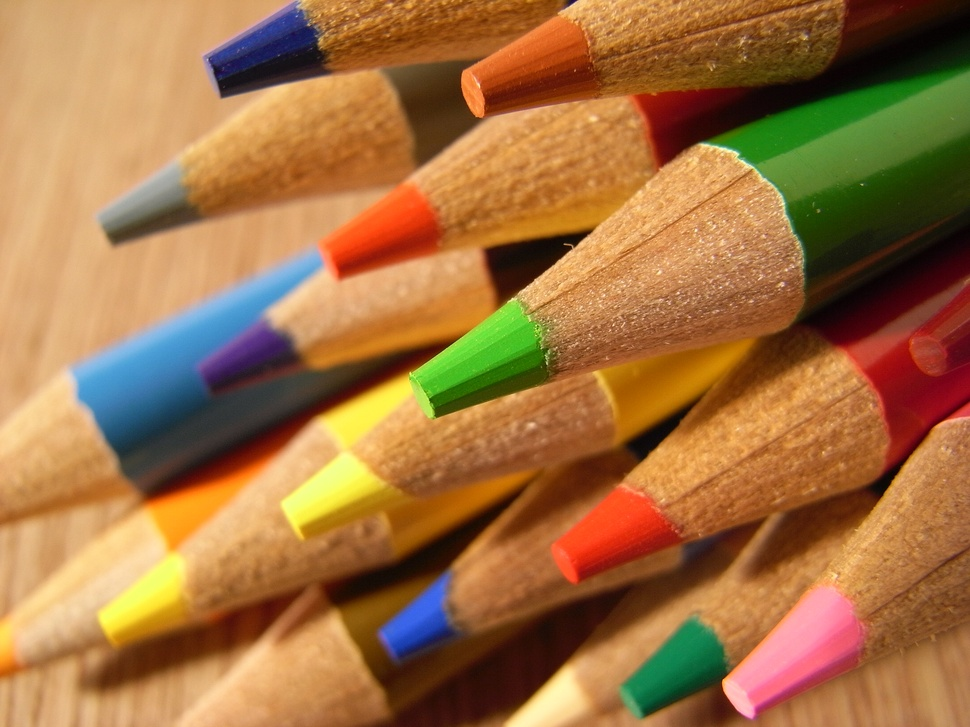
#> input picture lesson1/pencils.jpg, 970 x 727 px, shrunk from 3264 x 2448 before the run
$ python processing.py   (Python 2 division)
#> lines starting #> are read from the running program, lines starting #| are printed output that depends on the picture
# PIL is the Python library for image processing
# The Image module helps process images
from PIL import Image
# os is the Python library that interacts with the
# operating system
import os
# High level file operations in Python
import shutil

# Open an image and save it in a variable
p = Image.open('pencils.jpg')
#> p is the input picture: PIL image 970x727 RGB; mean R, G, B 161, 113.7, 66.1
width, height = p.size
#> width = 970; height = 727
#r,g,b = p.getpixel((0,0))
#p.putpixel((0,0), (r,g,b))

# grayscale
for i in range(width):
  for j in range(height):
    r, g, b = p.getpixel((i,j))
    gray = (r + g + b) / 3
    p.putpixel((i, j), (gray, gray, gray))
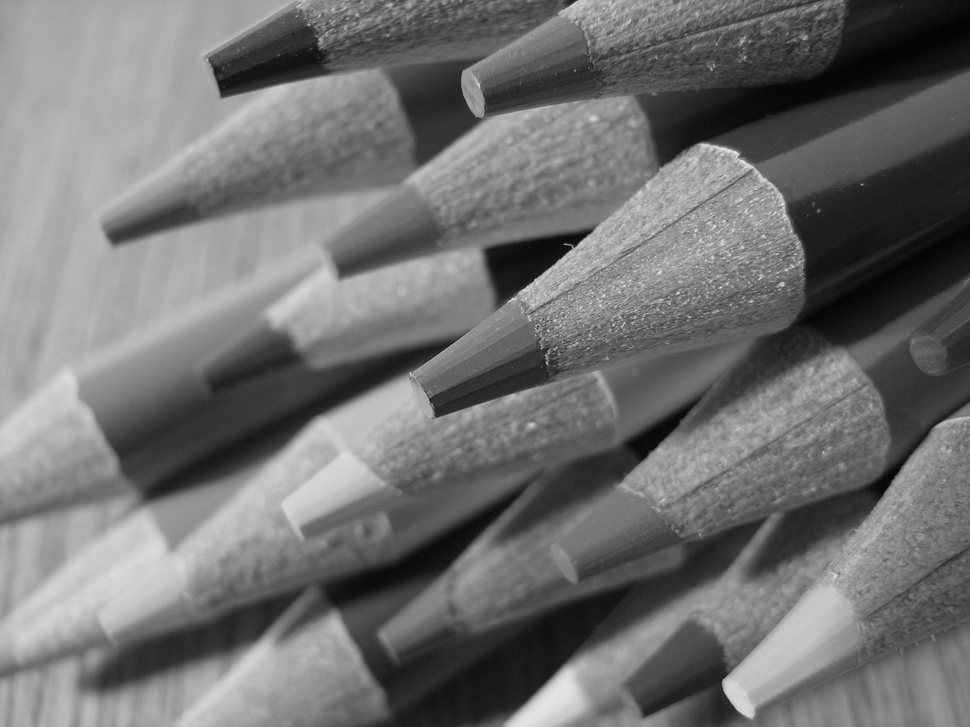
#> p: PIL image 970x727 RGB; min 1, max 237, mean 113.3

p.save("gray.jpg", "JPEG")

# open the image again
p = Image.open('pencils.jpg')
# uncomment if opening a different phone
# width, height = p.size

# sepia tone

for i in range(width):
  for j in range(height):
    inputRed, inputGreen, inputBlue = p.getpixel((i,j))
    outputRed = (inputRed * .393) + (inputGreen *.769) + (inputBlue * .189)
    outputGreen = (inputRed * .349) + (inputGreen *.686) + (inputBlue * .168)
    outputBlue = (inputRed * .272) + (inputGreen *.534) + (inputBlue * .131)
    p.putpixel((i,j), (int(outputRed), int(outputGreen), int(outputBlue)))
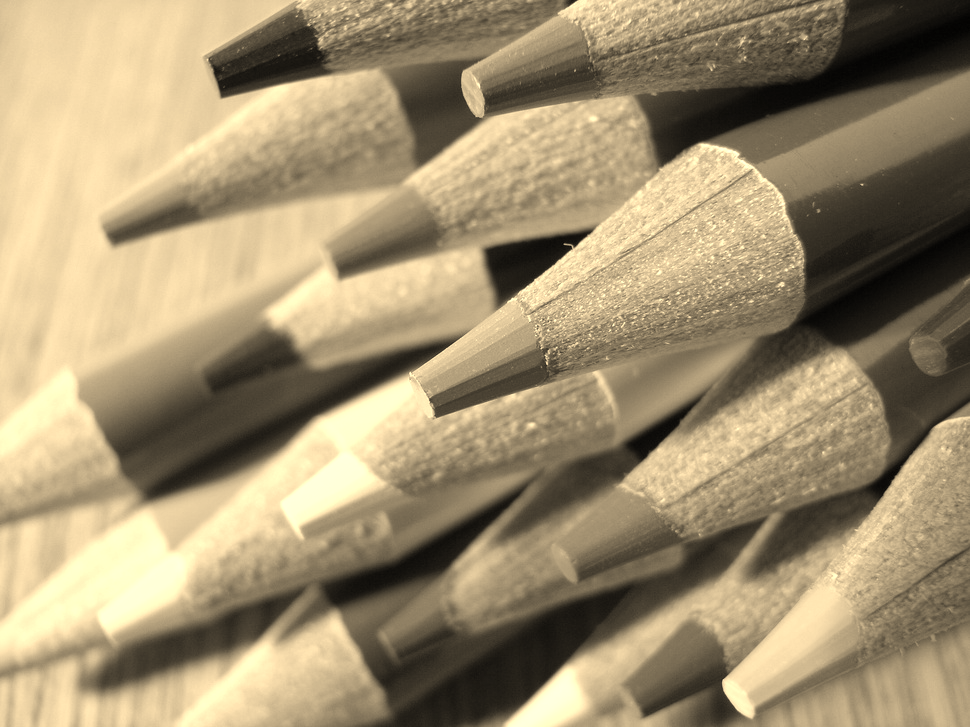
#> p: PIL image 970x727 RGB; mean R, G, B 160.9, 144.5, 112.7

p.save("sepia.jpg", "JPEG")

$ run again, with lesson1/bird.jpg copied over lesson1/pencils.jpg
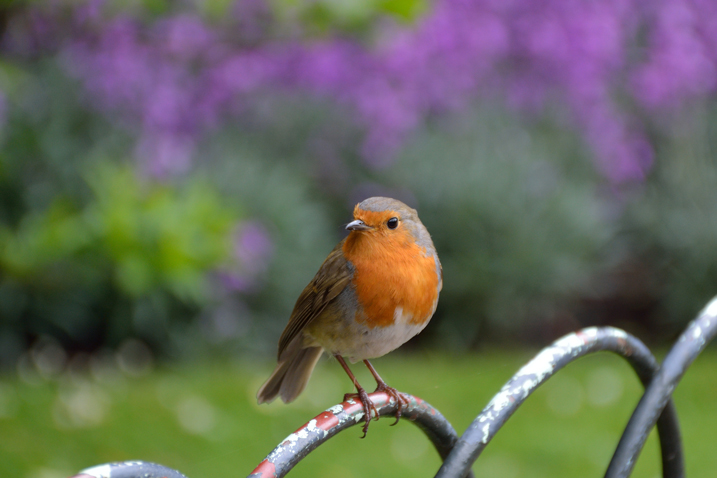
#> input picture lesson1/bird.jpg, 717 x 478 px
#> p is the input picture: PIL image 717x478 RGB; mean R, G, B 102.5, 104.6, 90.5
#> after the loop `for i in range(width):`:
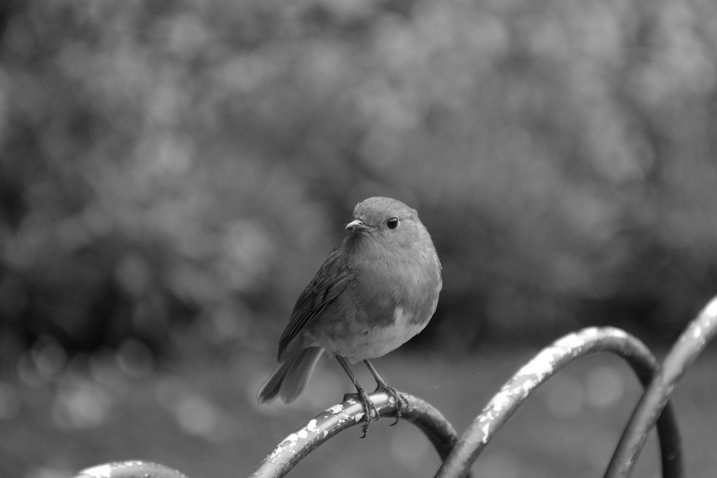
#> p: PIL image 717x478 RGB; min 3, max 255, mean 98.9
#> after the loop `for i in range(width):`:
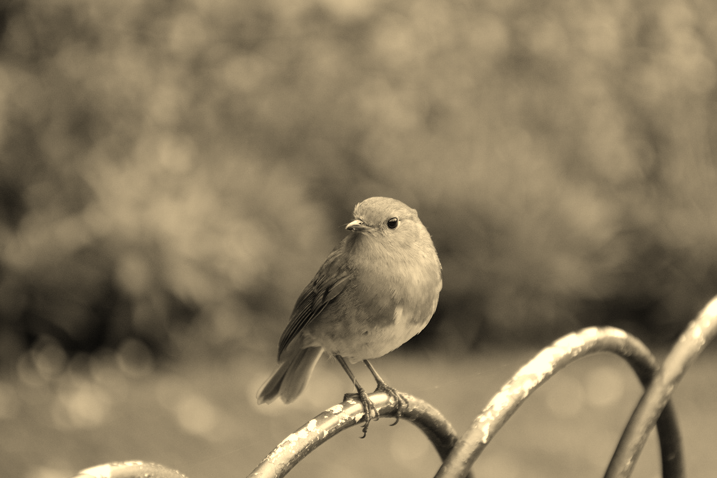
#> p: PIL image 717x478 RGB; mean R, G, B 136.6, 121.9, 95.1

$ run again, with lesson1/winxptulip.jpg copied over lesson1/pencils.jpg
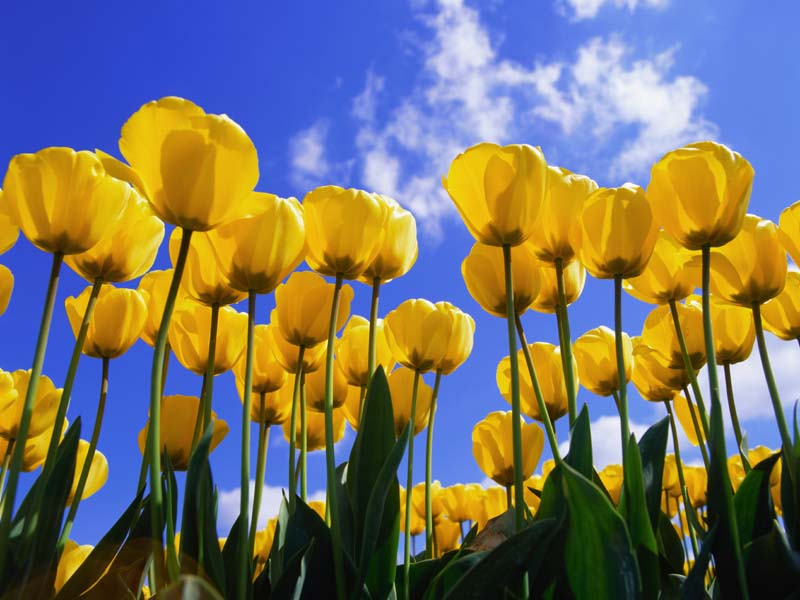
#> input picture lesson1/winxptulip.jpg, 800 x 600 px
#> p is the input picture: PIL image 800x600 RGB; mean R, G, B 119.3, 114.5, 102
#> after the loop `for i in range(width):`:
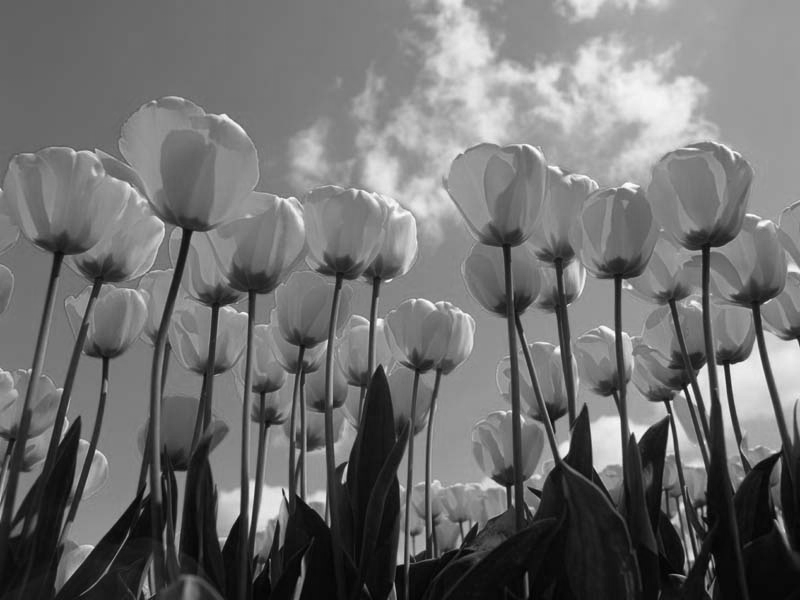
#> p: PIL image 800x600 RGB; min 1, max 254, mean 111.6
#> after the loop `for i in range(width):`:
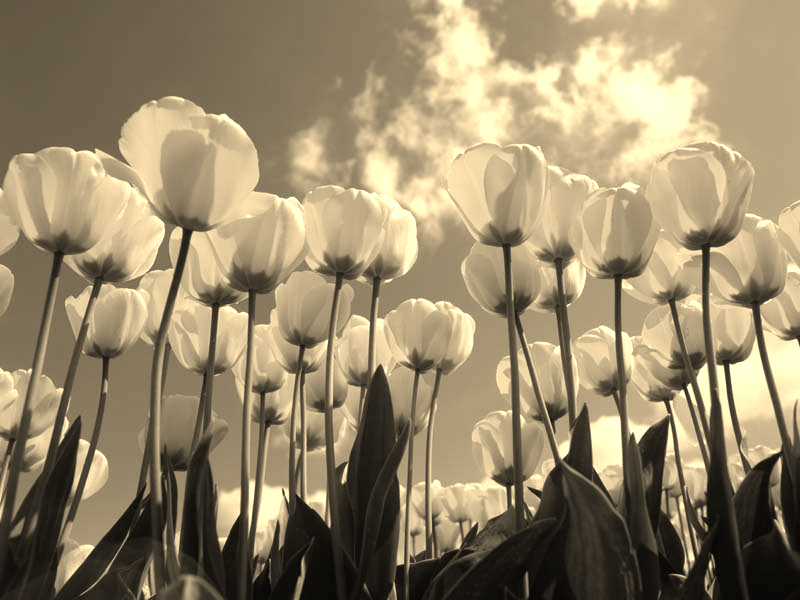
#> p: PIL image 800x600 RGB; mean R, G, B 151.5, 136.3, 106.4
